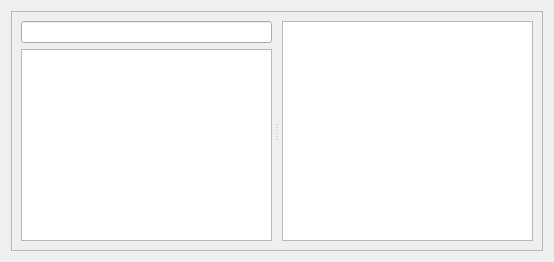
           <widget class="QWidget" name="stackedWidgetPage_rss">
            <layout class="QVBoxLayout" name="verticalLayout_10">
             <property name="spacing">
              <number>0</number>
             </property>
             <item>
              <widget class="QFrame" name="frame">
               <property name="frameShape">
                <enum>QFrame::StyledPanel</enum>
               </property>
               <property name="frameShadow">
                <enum>QFrame::Raised</enum>
               </property>
               <layout class="QHBoxLayout" name="horizontalLayout_3">
                <property name="spacing">
                 <number>0</number>
                </property>
                <item>
                 <widget class="QSplitter" name="splitter_rss">
                  <property name="orientation">
                   <enum>Qt::Horizontal</enum>
                  </property>
                  <property name="handleWidth">
                   <number>10</number>
                  </property>
                  <widget class="QWidget" name="layoutWidget4">
                   <layout class="QVBoxLayout" name="verticalLayout">
                    <item>
                     <widget class="QLineEdit" name="lineEdit_rss_search"/>
                    </item>
                    <item>
                     <widget class="MyTreeWidget" name="treeWidget_rss">
                      <property name="statusTip">
                       <string/>
                      </property>
                      <property name="tabKeyNavigation">
                       <bool>true</bool>
                      </property>
                      <property name="dragEnabled">
                       <bool>true</bool>
                      </property>
                      <property name="dragDropMode">
                       <enum>QAbstractItemView::InternalMove</enum>
                      </property>
                      <property name="alternatingRowColors">
                       <bool>false</bool>
                      </property>
                      <property name="selectionMode">
                       <enum>QAbstractItemView::ExtendedSelection</enum>
                      </property>
                      <property name="autoExpandDelay">
                       <number>750</number>
                      </property>
                      <property name="indentation">
                       <number>20</number>
                      </property>
                      <property name="rootIsDecorated">
                       <bool>true</bool>
                      </property>
                      <property name="uniformRowHeights">
                       <bool>false</bool>
                      </property>
                      <property name="itemsExpandable">
                       <bool>true</bool>
                      </property>
                      <property name="sortingEnabled">
                       <bool>false</bool>
                      </property>
                      <property name="animated">
                       <bool>true</bool>
                      </property>
                      <property name="allColumnsShowFocus">
                       <bool>false</bool>
                      </property>
                      <attribute name="headerVisible">
                       <bool>false</bool>
                      </attribute>
                      <column>
                       <property name="text">
                        <string>1</string>
                       </property>
                      </column>
                     </widget>
                    </item>
                   </layout>
                  </widget>
                  <widget class="QListWidget" name="listWidget_rss">
                   <property name="isWrapping" stdset="0">
                    <bool>false</bool>
                   </property>
                   <property name="spacing">
                    <number>10</number>
                   </property>
                   <property name="wordWrap">
                    <bool>true</bool>
                   </property>
                  </widget>
                 </widget>
                </item>
               </layout>
              </widget>
             </item>
            </layout>
           </widget>
